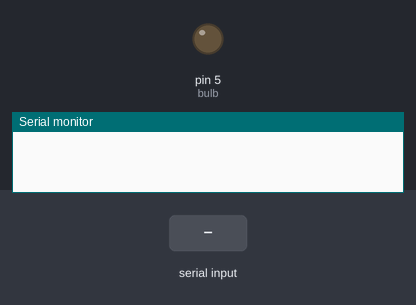
The sketch below on a simulated Arduino Uno, built with avr-gcc and run on an emulated ATmega328P. On the bench: output pins drawn as LEDs (lit = HIGH), the last lines printed to the serial monitor. Inputs (shaded band) come from the test bench.

Above: at 1.2 s.
1.3 s: "1" received over Serial
At 2.1 s:
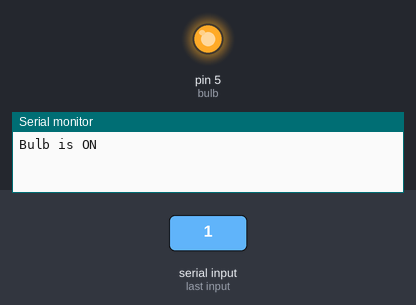
2.8 s: "0" received over Serial
At 3.2 s:
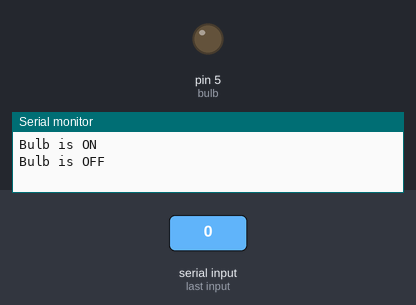
Timing chart, 0 to 5.8 s (numbered marks = the images above; inputs shaded):
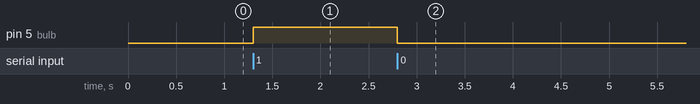

Measured:
- after the input at 1.3 s, pin 5 (bulb): LOW → HIGH at once
- after the input at 2.8 s, pin 5 (bulb): HIGH → LOW at once

The sketch:

home_automation_hardware.ino
```cpp
#include <SoftwareSerial.h>
//define constants for transmit and receive
const int rxPin = 2;
const int txPin = 3;
SoftwareSerial mySerial(rxPin, txPin);

//define constants for home devices
const int bulb      = 5;
// const int bulb2      = 6;
const int fan       = 7;

//define state of input from mobile device
int state = 0;

void setup() {
  pinMode(bulb,OUTPUT);
  // pinMode(bulb2,OUTPUT);
  Serial.begin(9600);
}
void loop() {
    if(Serial.available() > 0){
      state = Serial.read();
      bulb_func();
      fan_func();

    }
}

//BULB1 STUFF
void bulb_func(){
    if (state == '1'){
        digitalWrite(bulb, HIGH);
        Serial.println("Bulb is ON");
    }
    else if (state == '0'){
        digitalWrite(bulb, LOW);
        Serial.println("Bulb is OFF");
    }
}

//FAN STUFF
void fan_func(){
    if (state == '2'){
        digitalWrite(fan, HIGH);
        Serial.println("Fan Opened");
    }
    else if (state == '3'){
        digitalWrite(fan, LOW);
        Serial.println("fan turned off");
    }
}

// //BULB1 STUFF
// void bulb_func(){
//     if (state == '1'){
//         digitalWrite(bulb, HIGH);
//         Serial.println("Bulb is ON");
//     }
//     else if (state == '0'){
//         digitalWrite(bulb, LOW);
//         Serial.println("Bulb is OFF");
//     }
// }
```
